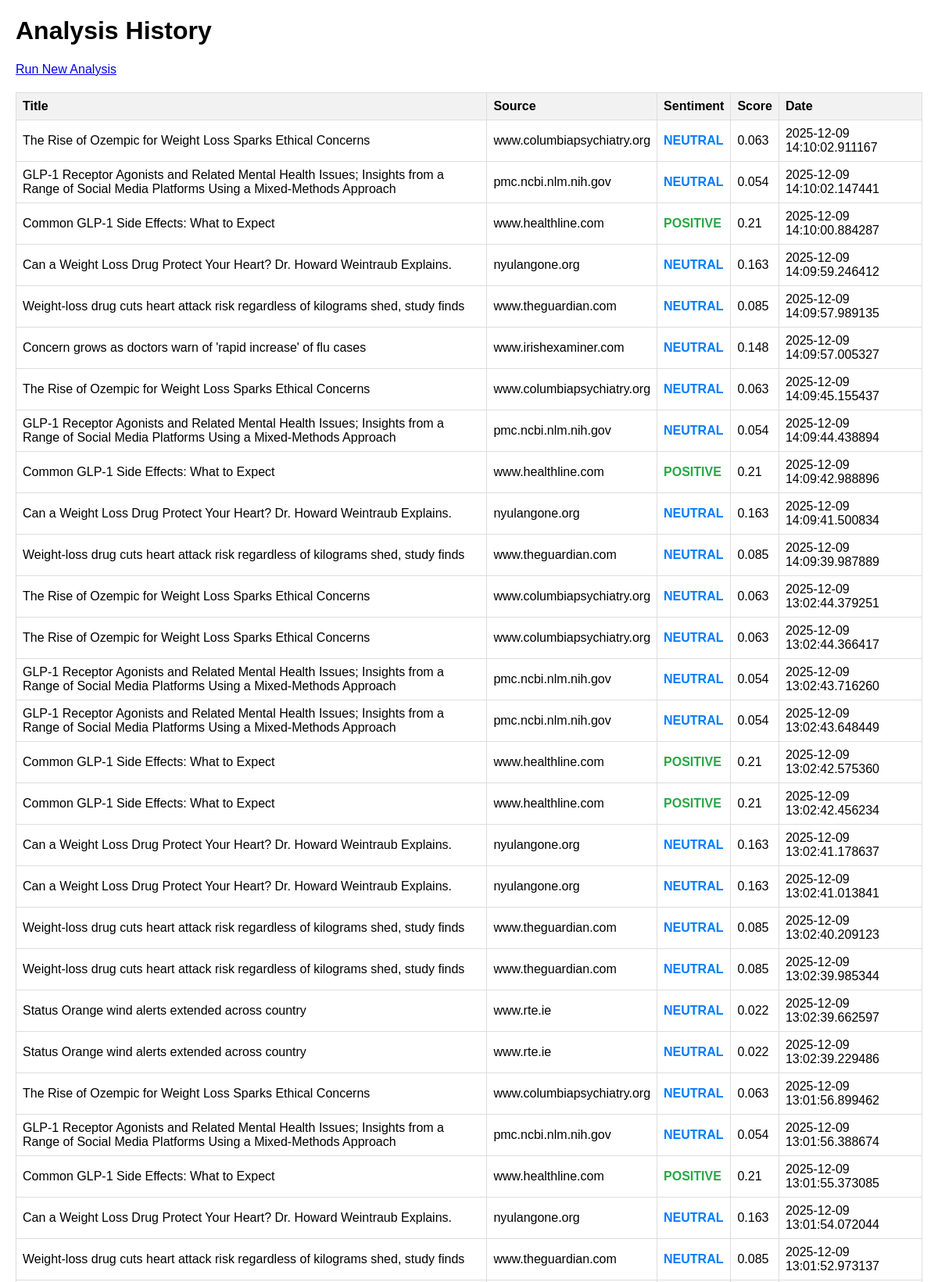
The app's page /history (upper part) with its own data.
### news_demo.py (models this page shows)
class AnalysisResult(db.Model):
    id = db.Column(db.Integer, primary_key=True)
    article_id = db.Column(db.Integer, db.ForeignKey("article.id"), nullable=False)
    sentiment_label = db.Column(db.String(20))  # positive / neutral / negative
    sentiment_score = db.Column(db.Float)       # TextBlob polarity
    created_at = db.Column(db.DateTime, default=datetime.utcnow)
    article = db.relationship("Article", backref=db.backref("analyses", lazy=True))

class Article(db.Model):
    id = db.Column(db.Integer, primary_key=True)
    url = db.Column(db.String(500), unique=True, nullable=False)
    title = db.Column(db.String(300))
    source = db.Column(db.String(200))
    text = db.Column(db.Text)
    created_at = db.Column(db.DateTime, default=datetime.utcnow)

### news_demo.py (the view)
@app.route("/history")
def history():
    results = AnalysisResult.query.order_by(AnalysisResult.created_at.desc()).all()
    return render_template("history.html", results=results)

### templates/history.html (shortened to what this page needs)
<!DOCTYPE html>
<html lang="en">
<head>
</head>
<body>
    <h1>Analysis History</h1>
    <p><a href="/">Run New Analysis</a></p>
    <table>
        <thead>
            <tr>
                <th>Title</th>
                <th>Source</th>
                <th>Sentiment</th>
                <th>Score</th>
                <th>Date</th>
            </tr>
        </thead>
        <tbody>
        {% for item in results %}
            <tr>
                <td>{{ item.article.title }}</td>
                <td>{{ item.article.source }}</td>
                <td class="{{ item.sentiment_label }}">{{ item.sentiment_label }}</td>
                <td>{{ item.sentiment_score|round(3) }}</td>
                <td>{{ item.created_at }}</td>
            </tr>
        {% endfor %}
        </tbody>
    </table>
</body>
</html>

### templates/history.html (style rules this page uses)
body { font-family: Arial, sans-serif; margin: 20px; }
table { width: 100%; border-collapse: collapse; margin-top: 20px; }
th, td { border: 1px solid #ddd; padding: 8px; text-align: left; }
th { background-color: #f2f2f2; }
.positive { color: #28a745; font-weight: bold; text-transform: uppercase; }
.neutral { color: #007bff; font-weight: bold; text-transform: uppercase; }

### records on screen
AnalysisResult: article "The Rise of Ozempic for Weight Loss Sparks Ethical Concerns", article.source "www.columbiapsychiatry.org", sentiment_label "NEUTRAL", sentiment_score "0.063", created_at "2025-12-09 14:10:02.911167"
AnalysisResult: article "GLP-1 Receptor Agonists and Related Mental Health Issues; Insights from a Range of Social Media Platforms Using a Mixed-Methods Approach", article.source "pmc.ncbi.nlm.nih.gov", sentiment_label "NEUTRAL", sentiment_score "0.054", created_at "2025-12-09 14:10:02.147441"
AnalysisResult: article "Common GLP-1 Side Effects: What to Expect", article.source "www.healthline.com", sentiment_label "POSITIVE", sentiment_score "0.21", created_at "2025-12-09 14:10:00.884287"
AnalysisResult: article "Can a Weight Loss Drug Protect Your Heart? Dr. Howard Weintraub Explains.", article.source "nyulangone.org", sentiment_label "NEUTRAL", sentiment_score "0.163", created_at "2025-12-09 14:09:59.246412"
AnalysisResult: article "Weight-loss drug cuts heart attack risk regardless of kilograms shed, study finds", article.source "www.theguardian.com", sentiment_label "NEUTRAL", sentiment_score "0.085", created_at "2025-12-09 14:09:57.989135"
AnalysisResult: article "Concern grows as doctors warn of 'rapid increase' of flu cases", article.source "www.irishexaminer.com", sentiment_label "NEUTRAL", sentiment_score "0.148", created_at "2025-12-09 14:09:57.005327"
AnalysisResult: article "The Rise of Ozempic for Weight Loss Sparks Ethical Concerns", article.source "www.columbiapsychiatry.org", sentiment_label "NEUTRAL", sentiment_score "0.063", created_at "2025-12-09 14:09:45.155437"
AnalysisResult: article "GLP-1 Receptor Agonists and Related Mental Health Issues; Insights from a Range of Social Media Platforms Using a Mixed-Methods Approach", article.source "pmc.ncbi.nlm.nih.gov", sentiment_label "NEUTRAL", sentiment_score "0.054", created_at "2025-12-09 14:09:44.438894"
AnalysisResult: article "Common GLP-1 Side Effects: What to Expect", article.source "www.healthline.com", sentiment_label "POSITIVE", sentiment_score "0.21", created_at "2025-12-09 14:09:42.988896"
AnalysisResult: article "Can a Weight Loss Drug Protect Your Heart? Dr. Howard Weintraub Explains.", article.source "nyulangone.org", sentiment_label "NEUTRAL", sentiment_score "0.163", created_at "2025-12-09 14:09:41.500834"
AnalysisResult: article "Weight-loss drug cuts heart attack risk regardless of kilograms shed, study finds", article.source "www.theguardian.com", sentiment_label "NEUTRAL", sentiment_score "0.085", created_at "2025-12-09 14:09:39.987889"
AnalysisResult: article "The Rise of Ozempic for Weight Loss Sparks Ethical Concerns", article.source "www.columbiapsychiatry.org", sentiment_label "NEUTRAL", sentiment_score "0.063", created_at "2025-12-09 13:02:44.379251"
AnalysisResult: article "The Rise of Ozempic for Weight Loss Sparks Ethical Concerns", article.source "www.columbiapsychiatry.org", sentiment_label "NEUTRAL", sentiment_score "0.063", created_at "2025-12-09 13:02:44.366417"
AnalysisResult: article "GLP-1 Receptor Agonists and Related Mental Health Issues; Insights from a Range of Social Media Platforms Using a Mixed-Methods Approach", article.source "pmc.ncbi.nlm.nih.gov", sentiment_label "NEUTRAL", sentiment_score "0.054", created_at "2025-12-09 13:02:43.716260"
AnalysisResult: article "GLP-1 Receptor Agonists and Related Mental Health Issues; Insights from a Range of Social Media Platforms Using a Mixed-Methods Approach", article.source "pmc.ncbi.nlm.nih.gov", sentiment_label "NEUTRAL", sentiment_score "0.054", created_at "2025-12-09 13:02:43.648449"
AnalysisResult: article "Common GLP-1 Side Effects: What to Expect", article.source "www.healthline.com", sentiment_label "POSITIVE", sentiment_score "0.21", created_at "2025-12-09 13:02:42.575360"
AnalysisResult: article "Common GLP-1 Side Effects: What to Expect", article.source "www.healthline.com", sentiment_label "POSITIVE", sentiment_score "0.21", created_at "2025-12-09 13:02:42.456234"
AnalysisResult: article "Can a Weight Loss Drug Protect Your Heart? Dr. Howard Weintraub Explains.", article.source "nyulangone.org", sentiment_label "NEUTRAL", sentiment_score "0.163", created_at "2025-12-09 13:02:41.178637"
AnalysisResult: article "Can a Weight Loss Drug Protect Your Heart? Dr. Howard Weintraub Explains.", article.source "nyulangone.org", sentiment_label "NEUTRAL", sentiment_score "0.163", created_at "2025-12-09 13:02:41.013841"
AnalysisResult: article "Weight-loss drug cuts heart attack risk regardless of kilograms shed, study finds", article.source "www.theguardian.com", sentiment_label "NEUTRAL", sentiment_score "0.085", created_at "2025-12-09 13:02:40.209123"
AnalysisResult: article "Weight-loss drug cuts heart attack risk regardless of kilograms shed, study finds", article.source "www.theguardian.com", sentiment_label "NEUTRAL", sentiment_score "0.085", created_at "2025-12-09 13:02:39.985344"
AnalysisResult: article "Status Orange wind alerts extended across country", article.source "www.rte.ie", sentiment_label "NEUTRAL", sentiment_score "0.022", created_at "2025-12-09 13:02:39.662597"
AnalysisResult: article "Status Orange wind alerts extended across country", article.source "www.rte.ie", sentiment_label "NEUTRAL", sentiment_score "0.022", created_at "2025-12-09 13:02:39.229486"
AnalysisResult: article "The Rise of Ozempic for Weight Loss Sparks Ethical Concerns", article.source "www.columbiapsychiatry.org", sentiment_label "NEUTRAL", sentiment_score "0.063", created_at "2025-12-09 13:01:56.899462"
AnalysisResult: article "GLP-1 Receptor Agonists and Related Mental Health Issues; Insights from a Range of Social Media Platforms Using a Mixed-Methods Approach", article.source "pmc.ncbi.nlm.nih.gov", sentiment_label "NEUTRAL", sentiment_score "0.054", created_at "2025-12-09 13:01:56.388674"
AnalysisResult: article "Common GLP-1 Side Effects: What to Expect", article.source "www.healthline.com", sentiment_label "POSITIVE", sentiment_score "0.21", created_at "2025-12-09 13:01:55.373085"
AnalysisResult: article "Can a Weight Loss Drug Protect Your Heart? Dr. Howard Weintraub Explains.", article.source "nyulangone.org", sentiment_label "NEUTRAL", sentiment_score "0.163", created_at "2025-12-09 13:01:54.072044"
AnalysisResult: article "Weight-loss drug cuts heart attack risk regardless of kilograms shed, study finds", article.source "www.theguardian.com", sentiment_label "NEUTRAL", sentiment_score "0.085", created_at "2025-12-09 13:01:52.973137"
